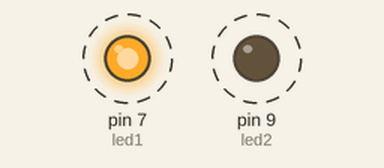
Recording of a sketch running on a simulated Arduino Uno, built with avr-gcc and run on an emulated ATmega328P. Shown: output pins drawn as LEDs (lit = HIGH). Dashed ring = blinking. What the sketch prints to the serial monitor is not drawn.

Above: at 0.05 s.
Timing chart, 0 to 4.6 s (numbered marks = the images above):
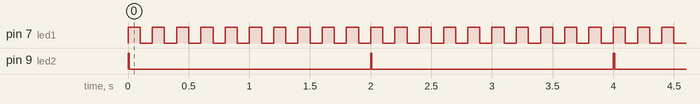

Measured:
- by itself, pin 7 (led1): alternates HIGH for 0.10 s and LOW for 0.10 s
- by itself, pin 9 (led2): alternates HIGH for 0.01 s and LOW for 2.0 s

The sketch:

millis_async_blinker_printer.ino
```cpp
int led1 = 7;
int led2 = 9;

int inp1 = 4;

int freq1 = 5;//Hz
int period1 = 1000 / freq1;//ms

int period2 = 1000 * 2;

int lightupTime2 = 10;//ms

int printTimeout = 1000* 3;
unsigned long timeOfLastPrint = 0;
unsigned long lastPrintTime = 0;
String printText = "AHOJ";

void setup() {
  pinMode(inp1, INPUT_PULLUP);

  pinMode(led1, OUTPUT);
  pinMode(led2, OUTPUT);

  Serial.begin(9600);
}

void loop() {
  asyncBlinkLed(led1, period1);
  asyncBlinkLedLightup(led2, period2, lightupTime2);
  timeOfLastPrint = asyncPrint(printText, printTimeout, timeOfLastPrint);
}

unsigned long asyncPrint(String textToPrint, int period, unsigned long lastPrintTime) {
  if (millis() - lastPrintTime >= period) {
    Serial.println(textToPrint);
    return millis();
  } else {
    return lastPrintTime;
  }
}

void asyncBlinkLed(int ledID, int period) {
  if (millis() % period < period / 2) {
    ledOn(ledID);
  } else {
    ledOff(ledID);
  }
}

void asyncBlinkLedLightup(int ledID, int period, int lightupTime) {
  if (millis() % period < lightupTime) {
    ledOn(ledID);
  } else {
    ledOff(ledID);
  }
}

void ledOn(int ledID) {
  digitalWrite(ledID, HIGH);
}

void ledOff(int ledID) {
  digitalWrite(ledID, LOW);
}
```
